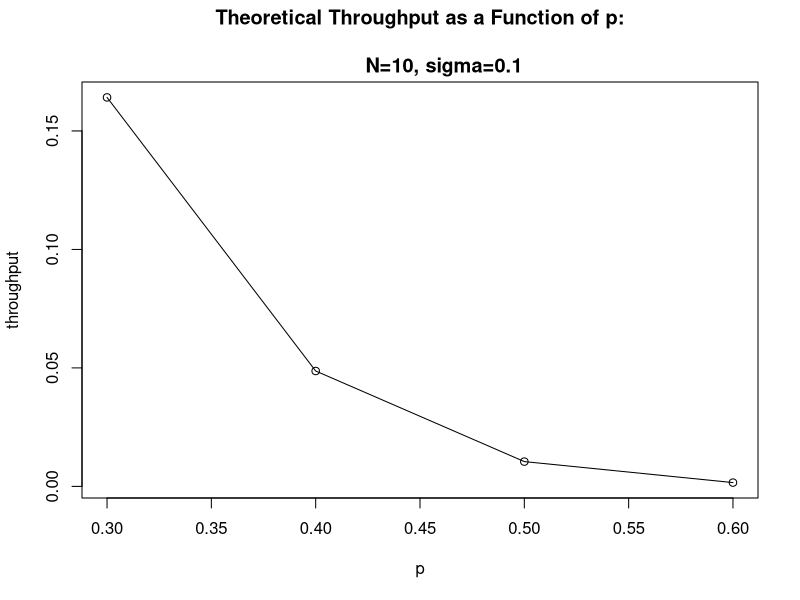

Write R code to recreate this figure.
# constants
THINKING <- 0
BACKLOGGED <- 1

calc_throughput = function(n,sigma,p){

    states <- c(0:n)

    P <- matrix(0, nrow=n+1, ncol=n+1)

    for (i in (0:n)) {
        for (j in (0:n)) {
            if (j < i - 1) {
                P[i+1, j+1] <- 0
            } else if (j == i - 1) {
                P[i+1, j+1] <- i * p * (1 - p) ^ (i - 1) * (1 - sigma)^(n - i)
            } else if (j == i) {
                P[i+1, j+1] <- (1 - sigma) ^ (n - i) * (1 - i * p * (1 - p) ^ (i - 1)) + (n - i) * sigma * (1 - sigma) ^ (n - i - 1) * (1 - p) ^ i
            } else if (j == i + 1) {
                P[i+1, j+1] <- (n - i) * sigma * (1 - sigma) ^ (n - i - 1) * (1 - (1 - p) ^ i)
            } else if (j > i + 1) {
                P[i+1, j+1] <- dim(combn(n - i, j - i))[2] * sigma ^ (j - i) * (1 - sigma) ^ (n - j)
            }
        }
    }

    state <- 0
    num_suc_trans <- 0

    E <- matrix(1, nrow=n+1, ncol=n+1)
    I <- diag(n + 1)
    vec <- rep(1, n + 1)
    inverse <- solve(P + E - I)
    Pi <- c()
    for (i in (0:n+1)) { # even starting from 0 index start from 1
        Pi <- c(Pi, sum(inverse[,i]))
    }

    theo_throughput <- 0
    for (i in (0:n)) {
        p_suc <- (n - i) * sigma * (1 - sigma) ^ (n - i - 1) * (1 - p) ^ (i) + i * p * (1 - p) ^ (i - 1) * (1 - sigma) ^ (n - i)
        theo_throughput <- theo_throughput + (p_suc * Pi[i + 1])
    }

    print(paste("Theoretical throughput", theo_throughput))
    theo_throughput
}

#B) Plot the theoretical throughput as a function of sigma
# 𝑁 = 10 and 𝑝 = 0.3, 𝑝 = 0.4, 𝑝 = 0.5, and 𝑝 = 0.6. 
# How do you explain the evolution of the throughput with these two parameters?

throughputs = c()

throughputs = c(throughputs,calc_throughput(10,0.1,0.3))
throughputs = c(throughputs,calc_throughput(10,0.1,0.4))
throughputs = c(throughputs,calc_throughput(10,0.1,0.5))
throughputs = c(throughputs,calc_throughput(10,0.1,0.6))

pvec = c(0.3,0.4,0.5,0.6);

plot(pvec, throughputs, main="Theoretical Throughput as a Function of p:\n
        N=10, sigma=0.1", xlab="p", ylab="throughput", type="o")